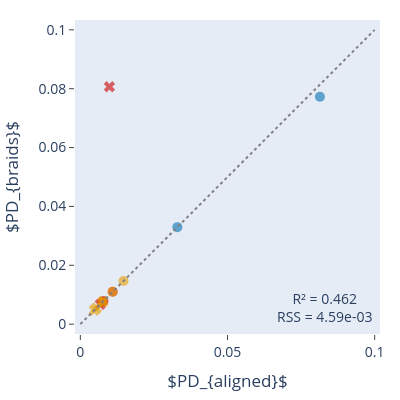

The notebook cell saved with this chart:
### Code cell
import pandas
import plotly.express as px
import plotly.graph_objects as go
from sklearn.linear_model import LinearRegression
from sklearn.metrics import r2_score
from libthesis import update_layout, pdf_writer


def generate_chart(kmer : int = 10):
    # Load data
    df = pandas.read_csv("../thesis_0.1/df/all_alignment_data.csv")
    df = df[df["kmer_size"] == kmer].copy()
    df = df[
        df["madb_distance"].notnull() &
        df["cogent3_pd"].notnull()
    ].copy()

    # Regression (for R² and RSS only)
    X = df["cogent3_pd"].values.reshape(-1, 1)
    y = df["madb_distance"].values
    model = LinearRegression().fit(X, y)
    y_pred = model.predict(X)
    r2 = r2_score(y, y_pred)
    rss = ((y - y_pred) ** 2).sum()

    # Base scatter plot
    fig = px.scatter(
        df,
        x="cogent3_pd",
        y="madb_distance",
        color="species",
        symbol="madb_cycles",
        symbol_map={True: "x", False: "circle"},
        hover_data=["unique_id"],
        opacity=0.6
    )

    # Parity line
    fig.add_trace(go.Scatter(
        x=[0, 0.1],
        y=[0, 0.1],
        mode="lines",
        line=dict(dash="dot", color="gray"),
        showlegend=False
    ))

    # R² + RSS annotation
    fig.add_annotation(
        text=f"R² = {r2:.3f}<br>RSS = {rss:.2e}",
        xref="paper", yref="paper",
        x=0.98, y=0.02,
        xanchor="right", yanchor="bottom",
        showarrow=False,
        font=dict(size=14)
    )

    fig.update_xaxes(range=[0, 0.1])
    fig.update_yaxes(range=[0, 0.1], scaleanchor="x", scaleratio=1)
    
    # Layout
    update_layout(fig, x_title="$PD_{aligned}$", y_title="$PD_{braids}$", in_panel=True)

    # Save
    writer = pdf_writer()
    writer(fig, "madb_distance_vs_cogent3_distance")
    fig.show()

generate_chart(10)

### Figure 1 — Plotly figure (JSON) as saved in the notebook; plotly's stock layout.template omitted (floating-point values rounded to 4 significant figures)
{"data": [{"customdata": [["ENSG00000204518.fa"], ["ENSG00000134249-0.fa"], ["ENSG00000053371-1.fa"]], "hovertemplate": "species=Chimpanzee<br>madb_cycles=False<br>cogent3_pd=%{x}<br>madb_distance=%{y}<br>unique_id=%{customdata[0]}<extra></extra>", "legendgroup": "Chimpanzee, False", "marker": {"color": "#CC0000", "opacity": 0.6, "size": 10, "symbol": "circle"}, "mode": "markers", "name": "Chimpanzee, False", "orientation": "v", "showlegend": true, "type": "scatter", "x": [0.01099, 0.007488, 0.007874], "xaxis": "x", "y": [0.01099, 0.007488, 0.007874], "yaxis": "y"}, {"customdata": [["ENSG00000153207-0.fa"], ["ENSG00000132703.fa"]], "hovertemplate": "species=Chimpanzee<br>madb_cycles=True<br>cogent3_pd=%{x}<br>madb_distance=%{y}<br>unique_id=%{customdata[0]}<extra></extra>", "legendgroup": "Chimpanzee, True", "marker": {"color": "#CC0000", "opacity": 0.6, "size": 10, "symbol": "x"}, "mode": "markers", "name": "Chimpanzee, True", "orientation": "v", "showlegend": true, "type": "scatter", "x": [0.009874, 0.006731], "xaxis": "x", "y": [0.08067, 0.006731], "yaxis": "y"}, {"customdata": [["ENSG00000204518.fa"], ["ENSG00000134249-0.fa"], ["ENSG00000053371-1.fa"]], "hovertemplate": "species=Gorilla<br>madb_cycles=False<br>cogent3_pd=%{x}<br>madb_distance=%{y}<br>unique_id=%{customdata[0]}<extra></extra>", "legendgroup": "Gorilla, False", "marker": {"color": "#E69F00", "opacity": 0.6, "size": 10, "symbol": "circle"}, "mode": "markers", "name": "Gorilla, False", "orientation": "v", "showlegend": true, "type": "scatter", "x": [0.01465, 0.007488, 0.01099], "xaxis": "x", "y": [0.01465, 0.007488, 0.01099], "yaxis": "y"}, {"customdata": [["ENSG00000126070-0.fa"], ["ENSG00000154027-0.fa"], ["ENSG00000132703.fa"]], "hovertemplate": "species=Gorilla<br>madb_cycles=True<br>cogent3_pd=%{x}<br>madb_distance=%{y}<br>unique_id=%{customdata[0]}<extra></extra>", "legendgroup": "Gorilla, True", "marker": {"color": "#E69F00", "opacity": 0.6, "size": 10, "symbol": "x"}, "mode": "markers", "name": "Gorilla, True", "orientation": "v", "showlegend": true, "type": "scatter", "x": [0.004717, 0.005495, 0.007692], "xaxis": "x", "y": [0.004717, 0.005495, 0.007692], "yaxis": "y"}, {"customdata": [["ENSG00000204518.fa"], ["ENSG00000053371-1.fa"]], "hovertemplate": "species=Macaque<br>madb_cycles=False<br>cogent3_pd=%{x}<br>madb_distance=%{y}<br>unique_id=%{customdata[0]}<extra></extra>", "legendgroup": "Macaque, False", "marker": {"color": "#0072B2", "opacity": 0.6, "size": 10, "symbol": "circle"}, "mode": "markers", "name": "Macaque, False", "orientation": "v", "showlegend": true, "type": "scatter", "x": [0.0814, 0.03297], "xaxis": "x", "y": [0.07725, 0.03297], "yaxis": "y"}, {"line": {"color": "gray", "dash": "dot"}, "marker": {"size": 10}, "mode": "lines", "showlegend": false, "type": "scatter", "x": [0, 0.1], "y": [0, 0.1]}], "layout": {"annotations": [{"font": {"size": 14}, "showarrow": false, "text": "R² = 0.462<br>RSS = 4.59e-03", "x": 0.98, "xanchor": "right", "xref": "paper", "y": 0.02, "yanchor": "bottom", "yref": "paper"}], "font": {"size": 14}, "height": 400, "legend": {"title": {"text": "species, madb_cycles"}, "tracegroupgap": 0}, "margin": {"b": 40, "l": 40, "r": 20, "t": 20}, "showlegend": false, "width": 400, "xaxis": {"anchor": "y", "domain": [0, 1], "range": [0, 0.1], "showgrid": false, "ticklen": 5, "ticks": "outside", "tickwidth": 1, "title": {"text": "$PD_{aligned}$"}, "zeroline": false}, "yaxis": {"anchor": "x", "domain": [0, 1], "range": [0, 0.1], "scaleanchor": "x", "scaleratio": 1, "showgrid": false, "ticklen": 5, "ticks": "outside", "tickwidth": 1, "title": {"text": "$PD_{braids}$"}, "zeroline": false}}}
